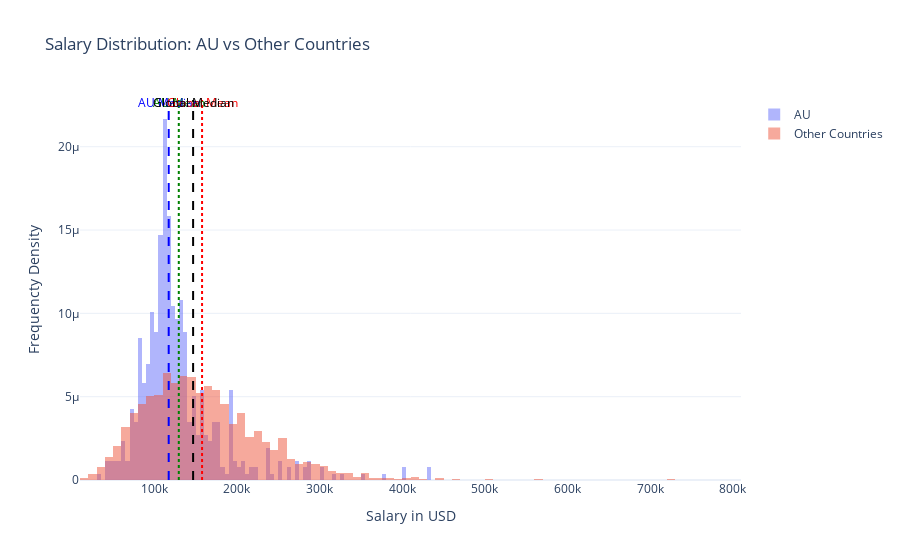

The code cell stored with this chart in its notebook:
### Markdown cell above
### Australian Comparisons
Shifting the focus, lets see how the data generally trends between Australia and the rest of the world

### Code cell
# lets do another histogram like before, but looking at Australian (AU) salaries against the rest of the world, normalized by the maximum bin frequency 

# load in the data
au_data = df[df['employee_residence'] == 'AU']['salary_in_usd']
other_data = df[df['employee_residence'] != 'AU']['salary_in_usd']

# Calculate means and medians
au_mean = au_data.mean()
au_median = au_data.median()
other_mean = other_data.mean()
other_median = other_data.median()

fig = go.Figure()

# AU Histogram
fig.add_trace(go.Histogram(
    x=au_data,
    name='AU',
    opacity=0.5,
    nbinsx=100,
    histnorm='probability density'
))

# Global Histogram
fig.add_trace(go.Histogram(
    x=other_data,
    name='Other Countries',
    opacity=0.5,
    nbinsx=100,
    histnorm='probability density'
))

# Add mean + median lines
for value, color, dashtype, label in [
    (au_mean, 'green', 'dot',  'AU Mean'),
    (au_median, 'blue', 'dash','AU Median'),
    (other_mean, 'red', 'dot', 'Global Mean'),
    (other_median, 'black','dash', 'Global Median')
]:
    fig.add_shape(
        type='line',
        x0=value, x1=value,
        y0=0, y1=1,  # y1 gets auto-scaled later
        xref='x', yref='paper',
        line=dict(color=color, width=2, dash=dashtype),
        name=label
    )
    # Add annotations if you want labels on the lines
    fig.add_annotation(
        x=value,
        y=1.02,  # Just above the plot
        yref='paper',
        text=label,
        showarrow=False,
        font=dict(color=color)
    )


# Overlay histograms
fig.update_layout(
    barmode='overlay',
    title='Salary Distribution: AU vs Other Countries',
    xaxis_title='Salary in USD',
    yaxis_title='Frequencty Density',
    template='plotly_white'
)

fig.show()

### Figure 1 — Plotly figure (JSON) as saved in the notebook; plotly's stock layout.template omitted (floating-point values rounded to 4 significant figures; data arrays with more than 128 entries replaced by an {"elided": "..."} marker saying what was removed)
{"data": [{"histnorm": "probability density", "name": "AU", "nbinsx": 100, "opacity": 0.5, "type": "histogram", "x": {"elided": "517 int values"}}, {"histnorm": "probability density", "name": "Other Countries", "nbinsx": 100, "opacity": 0.5, "type": "histogram", "x": {"elided": "132832 int values"}}], "layout": {"annotations": [{"font": {"color": "green"}, "showarrow": false, "text": "AU Mean", "x": 129600.0, "y": 1.02, "yref": "paper"}, {"font": {"color": "blue"}, "showarrow": false, "text": "AU Median", "x": 117363, "y": 1.02, "yref": "paper"}, {"font": {"color": "red"}, "showarrow": false, "text": "Global Mean", "x": 157700.0, "y": 1.02, "yref": "paper"}, {"font": {"color": "black"}, "showarrow": false, "text": "Global Median", "x": 146900, "y": 1.02, "yref": "paper"}], "barmode": "overlay", "shapes": [{"line": {"color": "green", "dash": "dot", "width": 2}, "name": "AU Mean", "type": "line", "x0": 129600.0, "x1": 129600.0, "xref": "x", "y0": 0, "y1": 1, "yref": "paper"}, {"line": {"color": "blue", "dash": "dash", "width": 2}, "name": "AU Median", "type": "line", "x0": 117363, "x1": 117363, "xref": "x", "y0": 0, "y1": 1, "yref": "paper"}, {"line": {"color": "red", "dash": "dot", "width": 2}, "name": "Global Mean", "type": "line", "x0": 157700.0, "x1": 157700.0, "xref": "x", "y0": 0, "y1": 1, "yref": "paper"}, {"line": {"color": "black", "dash": "dash", "width": 2}, "name": "Global Median", "type": "line", "x0": 146900, "x1": 146900, "xref": "x", "y0": 0, "y1": 1, "yref": "paper"}], "title": {"text": "Salary Distribution: AU vs Other Countries"}, "xaxis": {"title": {"text": "Salary in USD"}}, "yaxis": {"title": {"text": "Frequencty Density"}}}}
